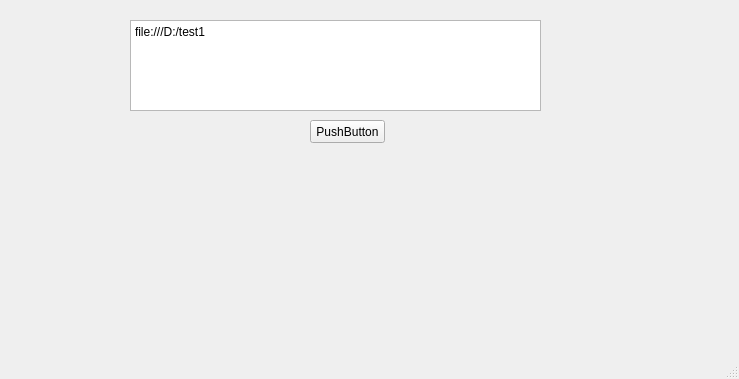
<?xml version="1.0" encoding="UTF-8"?>
<ui version="4.0">
 <class>MainWindow</class>
 <widget class="QMainWindow" name="MainWindow">
  <property name="geometry">
   <rect>
    <x>0</x>
    <y>0</y>
    <width>739</width>
    <height>379</height>
   </rect>
  </property>
  <property name="windowTitle">
   <string>快速删除目录</string>
  </property>
  <widget class="QWidget" name="centralwidget">
   <widget class="QPushButton" name="btn_do">
    <property name="geometry">
     <rect>
      <x>310</x>
      <y>120</y>
      <width>75</width>
      <height>23</height>
     </rect>
    </property>
    <property name="text">
     <string>PushButton</string>
    </property>
   </widget>
   <widget class="QPlainTextEdit" name="edt_path">
    <property name="geometry">
     <rect>
      <x>130</x>
      <y>20</y>
      <width>411</width>
      <height>91</height>
     </rect>
    </property>
    <property name="plainText">
     <string>file:///D:/test1</string>
    </property>
   </widget>
  </widget>
  <widget class="QMenuBar" name="menubar">
   <property name="geometry">
    <rect>
     <x>0</x>
     <y>0</y>
     <width>739</width>
     <height>21</height>
    </rect>
   </property>
  </widget>
  <widget class="QStatusBar" name="statusbar"/>
 </widget>
 <resources/>
 <connections/>
</ui>
